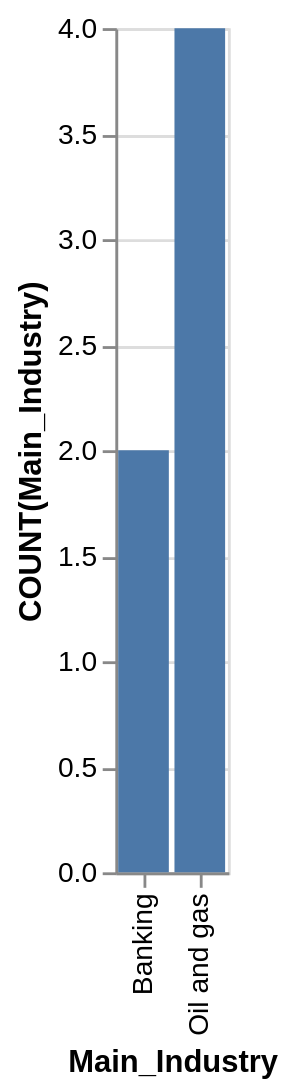

Write the Vega-Lite specification saved for this chart.
### Vega-Lite specification from a JSON file in a GitHub repository (floating-point values rounded to 4 significant figures)
{"data": {"values": [{"x_data": "Banking", "y_data": 2}, {"x_data": "Oil and gas", "y_data": 4}]}, "mark": "bar", "encoding": {"x": {"field": "x_data", "type": "nominal", "title": "Main_Industry", "sort": {"op": "sum", "field": "y_data", "order": "ascending"}}, "y": {"field": "y_data", "type": "quantitative", "title": "COUNT(Main_Industry)"}}}
